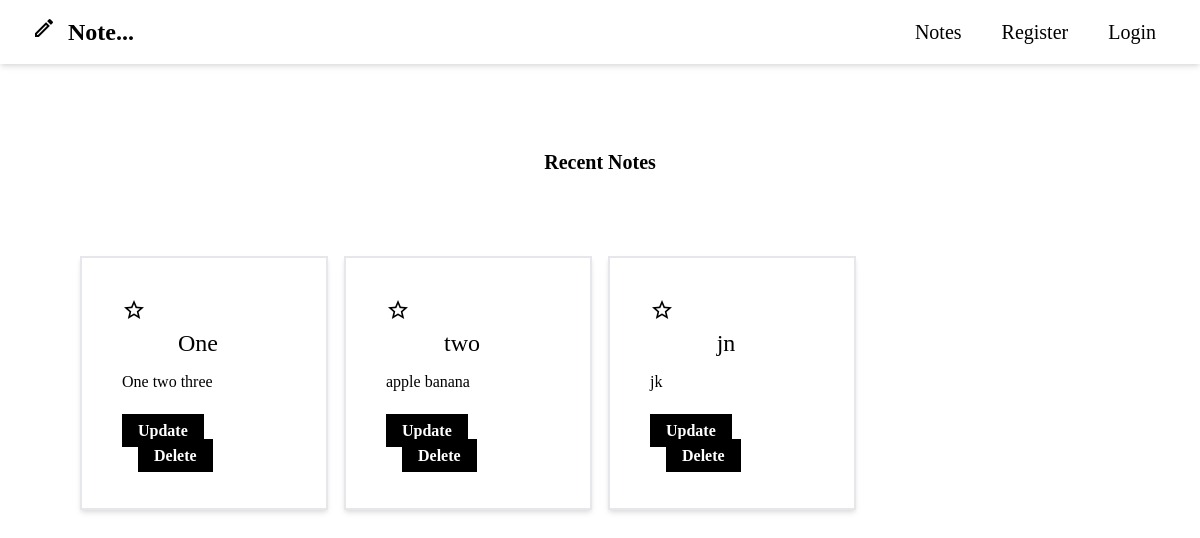
Before: /home/ with the older database file.
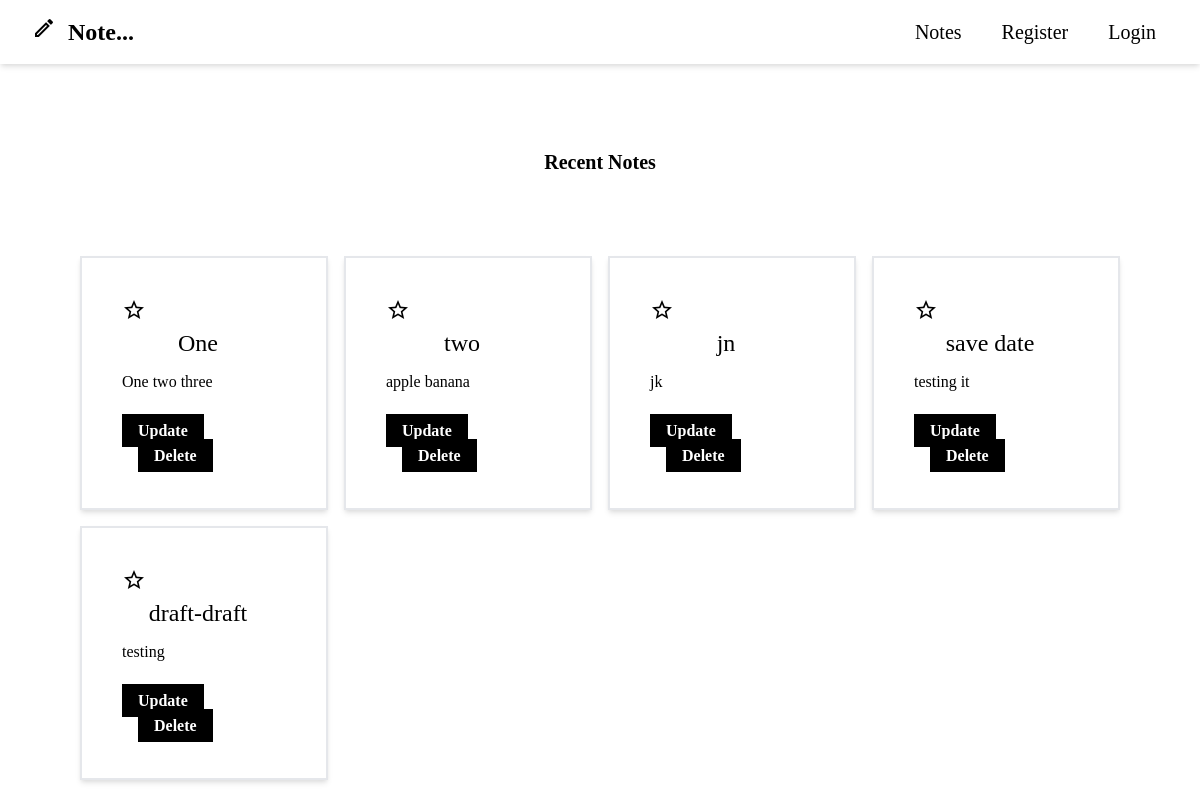
After: the same page with the newer database file.
### notes/models.py (models this page shows, shortened)
class Note(models.Model):
    description = models.TextField(null=False)
    title = models.CharField(max_length=45, null=False)
    author = models.ForeignKey(User, on_delete=models.CASCADE)
    draft = models.BooleanField(default=False)
    important = models.BooleanField(default=False)
    saved = models.DateField(auto_now=False, auto_now_add=False)

### notes/views.py (the view)
# urls.py: path("home/", views.home, name="home"),
def home(request):
    notes = Note.objects.all()
    context = {"notes": notes}
    return render(request, "notes/home.html", context)

### templates/notes/home.html
{% extends 'base.html' %} {% load crispy_forms_tags %} {% load tailwind_filters
%} {% block body %}
<div class="flex flex-col items-center h-100vh  mt-9">
  <br />
  <h1 class="fw-light text-center mt-6 font-serif font-bold text-xl">Recent Notes</h1>
  <div class="p-20">
    <div class="grid grid-cols-4 gap-4 auto-cols-min">
    {% for note in notes %}
    <div class="p-10 shadow-md border-2 border-black-600">
      {% if note.important %}
      <a href="/important/{{note.id}}/">
        <span class="material-icons  "> star </span>
      </a>
      {% else %}
      <a href="/important/{{note.id}}/">
        <span class="material-icons-outlined "> star_outline </span>
      </a>
      {% endif %}
      <h2 class="font-serif font-medium leading-tight text-center text-2xl text-black-600 mr-3 mb-3">
        <a           href="/details/{{note.id}}/"
        >{{note.title}}</a>
      </h2>
      <p class="mb-3 font-serif">{{note.description}}</p>
      <div class="mt-6 space-x-4">
        <a
          href="/update/{{note.id}}/"
          class="bg-black font-serif hover:hover:bg-black text-white font-bold py-2 px-4"
          >Update</a
        >
        <a
          href="/delete/{{note.id}}/"
          class="bg-black font-serif hover:hover:bg-black text-white font-bold py-2 px-4"
          >Delete</a
        >
      </div>
    </div>
    {% endfor %}
  </div>
</div>
{% endblock body %}

Changed rows visible on the page:
added Note: title "save date", description "testing it"
added Note: title "draft-draft", description "testing"
